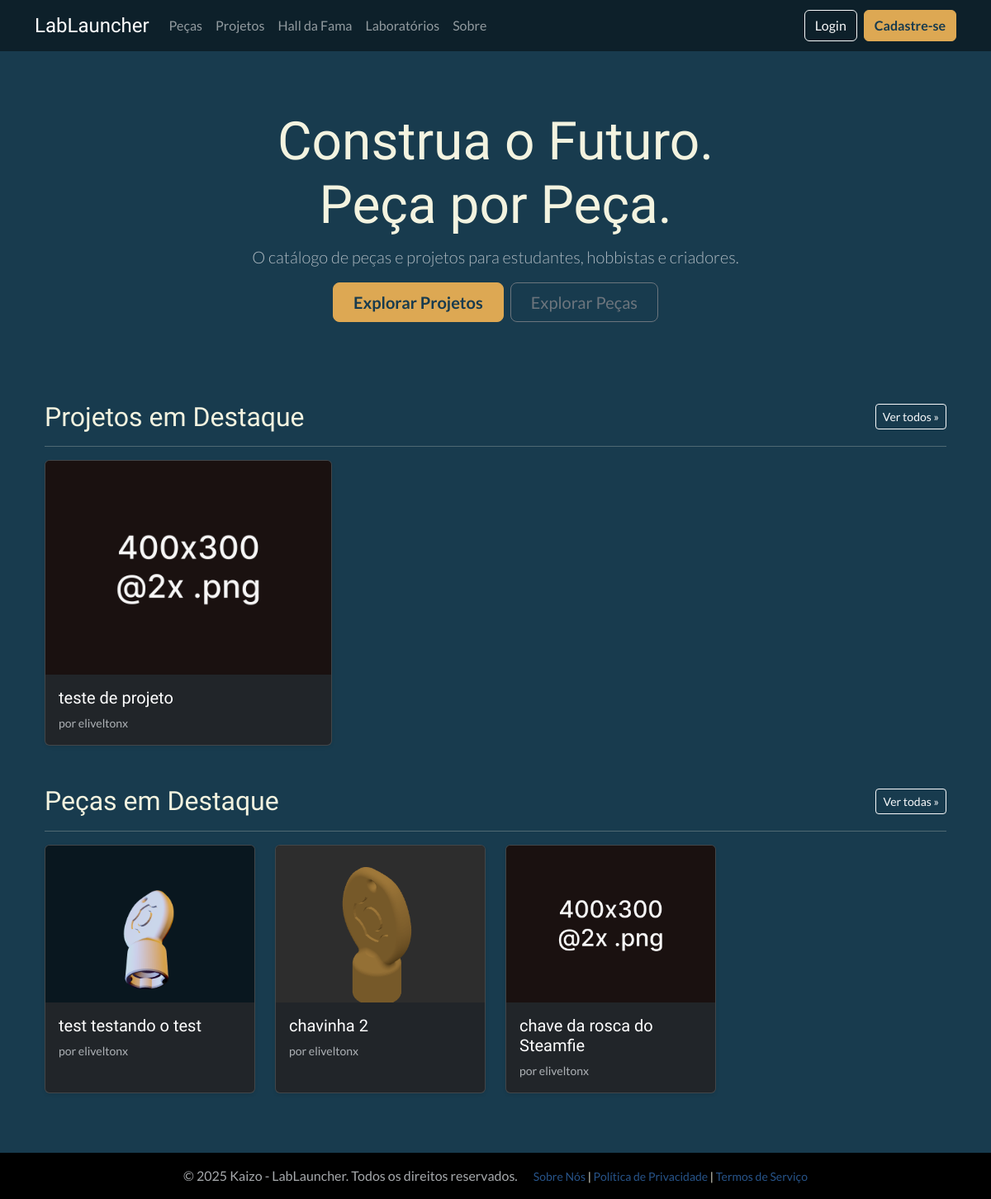
The page / on the database its author committed.
### catalog/models.py (models this page shows, shortened)
class Project(models.Model):
    STATUS_CHOICES = (('in_review', 'Em Revisão'), ('approved', 'Aprovado'), ('rejected', 'Rejeitado'))
    thumbnail = models.ImageField(
        upload_to='part_thumbnails/', # Pasta dentro de 'media' onde as imagens serão salvas
        storage=storage_para_usar,
        verbose_name='Thumbnail',
        null=True, # O campo é opcional
        blank=True # O campo pode ser deixado em branco no formulário
    )
    is_hall_of_fame = models.BooleanField(default=False, verbose_name="Destaque (Hall da Fama)")
    title = models.CharField(max_length=255, verbose_name='Título do Projeto')
    description = RichTextUploadingField(verbose_name='Descrição Detalhada')
    author = models.ForeignKey(settings.AUTH_USER_MODEL, on_delete=models.SET_NULL, null=True, verbose_name='Autor')
    category = models.ForeignKey(ProjectCategory, on_delete=models.SET_NULL, null=True, verbose_name='Categoria do Projeto')
    parts_used = models.ManyToManyField(Part, blank=True, verbose_name='Peças Utilizadas')
    status = models.CharField(max_length=10, choices=STATUS_CHOICES, default='in_review', verbose_name='Status')
    created_at = models.DateTimeField(auto_now_add=True, verbose_name='Data de Criação')
    updated_at = models.DateTimeField(auto_now=True, verbose_name='Última Atualização')
    class Meta:
        verbose_name = 'Projeto'
        verbose_name_plural = 'Projetos'
        ordering = ['-created_at']
    def get_absolute_url(self):
        return reverse('catalog:project-detail', kwargs={'pk': self.pk})

class Part(models.Model):
    STATUS_CHOICES = (('in_review', 'Em Revisão'), ('approved', 'Aprovado'), ('rejected', 'Rejeitado'))
    thumbnail = models.ImageField(
        upload_to='part_thumbnails/', # Pasta dentro de 'media' onde as imagens serão salvas
        storage=storage_para_usar,
        verbose_name='Thumbnail',
        null=True, # O campo é opcional
        blank=True # O campo pode ser deixado em branco no formulário
    )
    is_hall_of_fame = models.BooleanField(default=False, verbose_name="Destaque (Hall da Fama)")
    name = models.CharField(max_length=200, verbose_name='Nome da Peça')
    description = models.TextField(verbose_name='Descrição')
    category = models.ForeignKey(PartCategory, on_delete=models.SET_NULL, null=True, verbose_name='Categoria da Peça')
    author = models.ForeignKey(settings.AUTH_USER_MODEL, on_delete=models.SET_NULL, null=True, verbose_name='Autor')
    stl_file = models.FileField(upload_to='parts_stl/', storage=storage_para_usar, verbose_name='Arquivo STL')
    camera_pos_x = models.FloatField(null=True, blank=True, verbose_name="Câmera Posição X")
    camera_pos_y = models.FloatField(null=True, blank=True, verbose_name="Câmera Posição Y")
    camera_pos_z = models.FloatField(null=True, blank=True, verbose_name="Câmera Posição Z")
    status = models.CharField(max_length=10, choices=STATUS_CHOICES, default='in_review', verbose_name='Status')
    created_at = models.DateTimeField(auto_now_add=True, verbose_name='Data de Criação')
    updated_at = models.DateTimeField(auto_now=True, verbose_name='Última Atualização')
    class Meta:
        verbose_name = 'Peça'
        verbose_name_plural = 'Peças'
        ordering = ['-created_at']
    def get_absolute_url(self):
        return reverse('catalog:part-detail', kwargs={'pk': self.pk})

### users/models.py (models this page shows, shortened)
class CustomUser(AbstractUser):
    profile_picture = models.ImageField(
        upload_to='profile_pics/',
        storage=storage_para_usar,
        null=True,
        blank=True,
        verbose_name='Foto do Perfil'
    )
    is_approved = models.BooleanField(
        default=False,
        verbose_name='Aprovado pela Curadoria',
        help_text='Indica se o usuário foi aprovado para acessar o conteúdo.'
    )
    groups = models.ManyToManyField(
        Group,
        verbose_name='groups',
        blank=True,
        help_text='The groups this user belongs to. A user will get all permissions granted to each of their groups.',
        related_name="customuser_set", # Nome único para o acesso reverso
        related_query_name="user",
    )
    user_permissions = models.ManyToManyField(
        Permission,
        verbose_name='user permissions',
        blank=True,
        help_text='Specific permissions for this user.',
        related_name="customuser_set", # Nome único para o acesso reverso
        related_query_name="user",
    )

### pages/views.py (the view)
# urls.py: path('', home_view, name='home'),
def home_view(request):
    featured_projects = Project.objects.filter(is_hall_of_fame=True, status='approved').order_by('-created_at')[:3]
    featured_parts = Part.objects.filter(is_hall_of_fame=True, status='approved').order_by('-created_at')[:4]
    context = {
        'featured_projects': featured_projects,
        'featured_parts': featured_parts,
    }
    return render(request, 'pages/home.html', context)

### pages/templates/pages/home.html (shortened to what this page needs)
{% extends "base.html" %}
{% load static %}
{% block content %}
<div class="container text-center py-5 mb-5">
    <h1 class="display-3">Construa o Futuro.<br>Peça por Peça.</h1>
    <p class="lead col-lg-8 mx-auto text-muted">
        O catálogo de peças e projetos para estudantes, hobbistas e criadores.
    </p>
    <div class="d-grid gap-2 d-sm-flex justify-content-sm-center">
        <a class="btn btn-accent btn-lg px-4 gap-3" href="{% url 'catalog:project-list' %}">Explorar Projetos</a>
        <a class="btn btn-outline-secondary btn-lg px-4" href="{% url 'catalog:part-list' %}">Explorar Peças</a>
    </div>
</div>
<div class="container mb-5">
    {% if featured_projects %}
        <div class="d-flex justify-content-between align-items-center mb-3">
            <h2 class="mb-0">Projetos em Destaque</h2>
            <a href="{% url 'catalog:project-list' %}" class="btn btn-sm btn-outline-light">Ver todos &raquo;</a>
        </div>
        <hr>
        <div class="row row-cols-1 row-cols-md-3 g-4 mb-5">
            {% for project in featured_projects %}
                <div class="col">
                    <div class="card h-100 text-bg-dark shadow-sm">
                        <a href="{{ project.get_absolute_url }}">
                            {% if project.thumbnail %}
                                <img src="{{ project.thumbnail.url }}" class="card-img-top" style="aspect-ratio: 4/3; object-fit: cover;" alt="{{ project.title }}">
                            {% else %}
                                <img src="{% static 'images/placeholder.png' %}" class="card-img-top" style="aspect-ratio: 4/3; object-fit: cover;" alt="Placeholder">
                            {% endif %}
                        </a>
                        <div class="card-body">
                            <h5 class="card-title">{{ project.title }}</h5>
                            <p class="card-text text-muted small">por {{ project.author.username }}</p>
                        </div>
                    </div>
                </div>
            {% endfor %}
        </div>
    {% endif %}
    {% if featured_parts %}
        <div class="d-flex justify-content-between align-items-center mb-3">
            <h2 class="mb-0">Peças em Destaque</h2>
            <a href="{% url 'catalog:part-list' %}" class="btn btn-sm btn-outline-light">Ver todas &raquo;</a>
        </div>
        <hr>
        <div class="row row-cols-1 row-cols-sm-2 row-cols-md-4 g-4 mb-5">
            {% for part in featured_parts %}
                 <div class="col">
                    <div class="card h-100 text-bg-dark shadow-sm">
                         <a href="{{ part.get_absolute_url }}">
                            {% if part.thumbnail %}
                                <img src="{{ part.thumbnail.url }}" class="card-img-top" style="aspect-ratio: 4/3; object-fit: cover;" alt="{{ part.name }}">
                            {% else %}
                                <img src="{% static 'images/placeholder.png' %}" class="card-img-top" style="aspect-ratio: 4/3; object-fit: cover;" alt="Placeholder">
                            {% endif %}
                        </a>
                        <div class="card-body">
                            <h5 class="card-title">{{ part.name }}</h5>
                            <p class="card-text text-muted small">por {{ part.author.username }}</p>
                        </div>
                    </div>
                </div>
            {% endfor %}
        </div>
    {% endif %}
</div>
{% endblock %}

### static/css/custom.css (style rules this page uses)
body { background-color: #183b4e; color: #f3f3e0; font-family: 'Lato', sans-serif; }
h1, h2, h3, h4, h5, h6 { font-family: 'Exo 2', sans-serif; color: #f3f3e0; }
a { color: #27548a; text-decoration: none; }
.btn-accent { background-color: #dda853; border-color: #dda853; color: #183b4e; font-weight: bold; }

### rows shown on the page
Project: title "teste de projeto", author.username "eliveltonx"
Part: thumbnail (picture), name "test testando o test", author.username "eliveltonx"
Part: thumbnail (picture), name "chavinha 2", author.username "eliveltonx"
Part: name "chave da rosca do Steamfie", author.username "eliveltonx"
